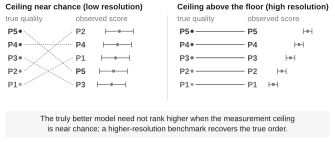

Write the Python code that produced this figure.
"""Figure 5e - Why the measurement window governs benchmark validity (schematic).

Source file: none. Illustrative concept panel, no measured quantity is plotted and no
real PDS value, dataset or model name appears. It takes the five synthetic predictors
of panel d, whose true quality order P1 < ... < P5 is fixed by construction, and shows
the same true order (i) scrambled by a benchmark whose ceiling sits near chance and
(ii) recovered by a benchmark whose ceiling clears the floor. The quantitative version
of this statement is panels f and g.
Numbers reproduced: none (deliberate; see fig5e_prompt.md "Do NOT include").
Drawn at 85 x 36 mm, i.e. its exact placement size in fig5_assemble.tex (scale 1.0).

Run:  python fig5e_leaderboard.py  ->  fig5e_leaderboard.pdf (+ .png)
Vector check:  pdfimages -list fig5e_leaderboard.pdf | tail -n +3 | wc -l   # -> 0
"""
from __future__ import annotations

import os
import sys

import matplotlib.pyplot as plt
from matplotlib.patches import FancyBboxPatch

sys.path.insert(0, os.path.dirname(os.path.dirname(os.path.abspath(__file__))))
import nm_style as S

W_MM, H_MM = 85.0, 36.0
# Same sequential slate ramp as panel d: P1 (worst, light) -> P5 (best, dark).
# Colour is redundant with the P1..P5 text, so the panel also reads in greyscale,
# and the scrambled board is visible as a broken lightness order, not only as
# crossing lines. No gene hue and no red is used: red/green are reserved for signed
# quantities, and blue/orange/purple/green mean TP53/KRAS/GATA1/JAK1 in b, c, f, g.
from matplotlib.colors import to_rgb


def _mix(c0, c1, t):
    a, b = to_rgb(c0), to_rgb(c1)
    return tuple(a[i] + (b[i] - a[i]) * t for i in range(3))


RAMP_LO = S.FEATURE_COLORS["theta"]        # P1 (#9AA7B3)
RAMP_HI = S.FEATURE_COLORS["ESM+theta"]    # P5 (#2E3742)
P_COLOR = {f"P{i+1}": _mix(RAMP_LO, RAMP_HI, i / 4.0) for i in range(5)}
# text ramp compressed to mid->dark slate (same rule as panel d) so the 5.8 pt
# P1..P5 labels stay legible while keeping the lightness ordering
P_TEXT = {f"P{i+1}": _mix(S.FEATURE_COLORS["ESM"], RAMP_HI, i / 4.0) for i in range(5)}
OBS = S.GREY                     # observed-score markers / intervals
LINK_MISS = S.GREY               # connectors, near-floor board (dashed)
LINK_HIT = S.INK                 # connectors, high-resolution board (solid)
PANEL_BG = "#F6F6F6"

TRUE_ORDER = ["P5", "P4", "P3", "P2", "P1"]        # top -> bottom
SCRAMBLED = ["P2", "P4", "P1", "P5", "P3"]         # observed order, near-floor benchmark
ROWS_Y = [28.0, 24.6, 21.2, 17.8, 14.4]


def rbox(ax, x0, y0, x1, y1, ec, fc="white", lw=0.5, r=0.8, z=1):
    ax.add_patch(FancyBboxPatch((x0, y0), x1 - x0, y1 - y0,
                                boxstyle=f"round,pad=0,rounding_size={r}",
                                linewidth=lw, edgecolor=ec, facecolor=fc, zorder=z))


def mini_board(ax, x_true, x_obs_lab, x_bar0, bar_half, dots_x, obs_order,
               link_color, link_style):
    """One mini leaderboard: true-quality column, observed column, connecting lines."""
    for i, p in enumerate(TRUE_ORDER):
        y = ROWS_Y[i]
        ax.text(x_true, y - 0.75, p, fontsize=5.8, color=P_TEXT[p], ha="left",
                va="baseline", fontweight="bold")
        ax.scatter([x_true + 3.2], [y], s=6, color=P_COLOR[p], edgecolor="none",
                   zorder=4)

    for j, p in enumerate(obs_order):
        y = ROWS_Y[j]
        ax.text(x_obs_lab, y - 0.75, p, fontsize=5.8, color=P_TEXT[p], ha="left",
                va="baseline", fontweight="bold")
        xc = dots_x[j]
        ax.plot([xc - bar_half, xc + bar_half], [y, y], "-", color=OBS, lw=0.6,
                solid_capstyle="butt", zorder=3)
        ax.plot([xc - bar_half, xc - bar_half], [y - 0.6, y + 0.6], "-", color=OBS,
                lw=0.6, zorder=3)
        ax.plot([xc + bar_half, xc + bar_half], [y - 0.6, y + 0.6], "-", color=OBS,
                lw=0.6, zorder=3)
        ax.scatter([xc], [y], s=7, color=OBS, edgecolor="white", linewidths=0.3,
                   zorder=4)
        # connector from this predictor's true-quality row to its observed row
        i = TRUE_ORDER.index(p)
        ax.plot([x_true + 4.2, x_obs_lab - 0.8], [ROWS_Y[i], y], ls=link_style,
                color=link_color, lw=0.4, zorder=2)


def main() -> None:
    S.apply_rcparams()
    plt.rcParams["savefig.bbox"] = None

    fig, ax = S.panel(W_MM, H_MM)
    ax.set_position([0, 0, 1, 1])
    ax.set_xlim(0, W_MM)
    ax.set_ylim(0, H_MM)
    ax.axis("off")

    # divider between the two mini panels
    ax.plot([42.5, 42.5], [10.5, 32.0], "-", color=S.LIGHT_GREY, lw=0.5, zorder=1)

    # headers
    ax.text(1.0, 33.6, "Ceiling near chance (low resolution)", fontsize=5.8,
            fontweight="bold", color=S.INK, ha="left", va="baseline")
    ax.text(45.0, 33.6, "Ceiling above the floor (high resolution)", fontsize=5.8,
            fontweight="bold", color=S.INK, ha="left", va="baseline")

    # column sub-headers
    for x in (1.0, 45.0):
        ax.text(x, 30.6, "true quality", fontsize=5.5, color=S.GREY, ha="left",
                va="baseline")
    ax.text(19.0, 30.6, "observed score", fontsize=5.5, color=S.GREY, ha="left",
            va="baseline")
    ax.text(63.0, 30.6, "observed score", fontsize=5.5, color=S.GREY, ha="left",
            va="baseline")

    # left: overlapping intervals, order scrambled
    mini_board(ax, x_true=1.6, x_obs_lab=19.0, x_bar0=None, bar_half=3.6,
               dots_x=[30.2, 29.7, 29.2, 28.7, 28.2], obs_order=SCRAMBLED,
               link_color=LINK_MISS, link_style=(0, (2.2, 1.6)))
    # right: separated intervals, order recovered
    mini_board(ax, x_true=45.6, x_obs_lab=63.0, x_bar0=None, bar_half=1.1,
               dots_x=[78.4, 76.2, 74.0, 71.8, 69.6], obs_order=TRUE_ORDER,
               link_color=LINK_HIT, link_style="-")

    # caption strip
    rbox(ax, 1.0, 0.8, 84.0, 7.6, PANEL_BG, fc=PANEL_BG, lw=0.0, r=0.8, z=1)
    for y, t in ((5.0, "The truly better model need not rank higher when the measurement ceiling"),
                 (2.4, "is near chance; a higher-resolution benchmark recovers the true order.")):
        ax.text(42.5, y, t, fontsize=5.6, color=S.INK, ha="center", va="baseline")

    S.save(fig, os.path.join(os.path.dirname(os.path.abspath(__file__)),
                             "fig5e_leaderboard"))


if __name__ == "__main__":
    main()
